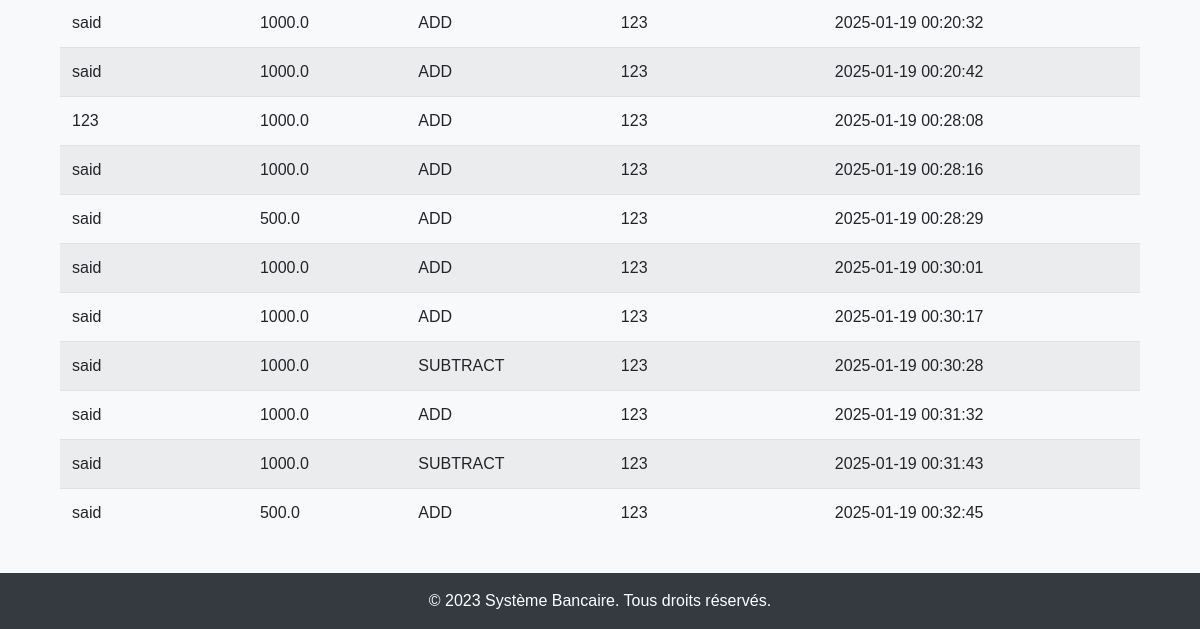
Page /admin/balance_history (signed in, lower part) on the earlier database version.
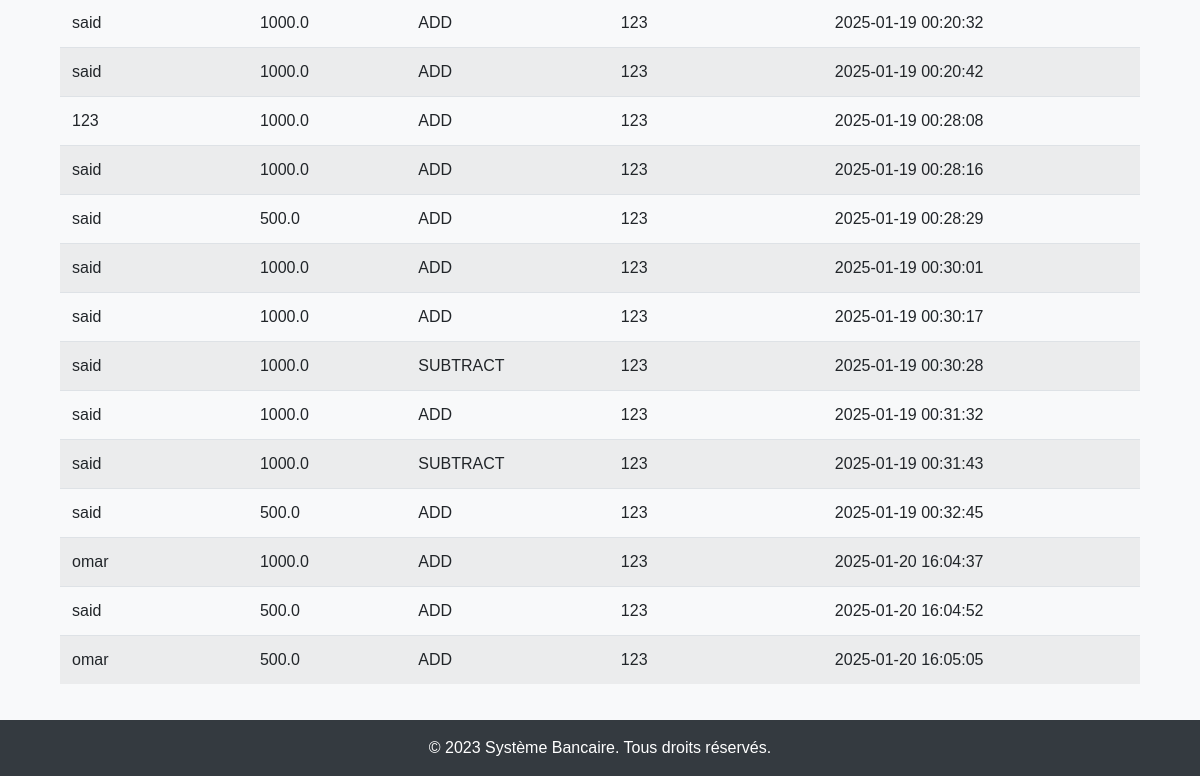
Same page on the later database version.
### tables this page shows
CREATE TABLE balance_history (
                id INTEGER PRIMARY KEY AUTOINCREMENT,
                user_id INTEGER NOT NULL,
                amount REAL NOT NULL,
                action TEXT NOT NULL CHECK(action IN ('ADD', 'SUBTRACT')),
                performed_by INTEGER NOT NULL,  -- ID de l'admin ou de l'employé qui a effectué l'opération
                timestamp DATETIME DEFAULT CURRENT_TIMESTAMP, requires_approval BOOLEAN DEFAULT FALSE,
                FOREIGN KEY (user_id) REFERENCES users (id),
                FOREIGN KEY (performed_by) REFERENCES users (id)
            );

CREATE TABLE users (
                id INTEGER PRIMARY KEY AUTOINCREMENT,
                username TEXT NOT NULL UNIQUE,
                password TEXT NOT NULL,
                full_name TEXT NOT NULL,
                role TEXT NOT NULL CHECK(role IN ('ADMIN', 'USER', 'EMPLOYEE')),
                balance REAL DEFAULT 0
            , last_balance_update DATE);

### app.py (the view)
@app.route('/admin/balance_history')
@role_required('ADMIN')
def admin_balance_history():
    with sqlite3.connect(DATABASE) as conn:
        conn.row_factory = sqlite3.Row  # Convertir les tuples en dictionnaires
        cursor = conn.cursor()
        cursor.execute('''
            SELECT bh.*, u.username as user_name, p.username as performed_by_name
            FROM balance_history bh
            JOIN users u ON bh.user_id = u.id
            JOIN users p ON bh.performed_by = p.id
        ''')
        history = cursor.fetchall()
    print("Données récupérées :", history)
    return render_template("balance_history.html", history=history)

### app.py (called while the page is built)
def role_required(role):
    def decorator(f):
        @wraps(f)
        def decorated_function(*args, **kwargs):
            if not session.get('user_id'):
                return redirect(url_for('login'))
            with sqlite3.connect(DATABASE, timeout=10) as conn:
                cursor = conn.cursor()
                cursor.execute('SELECT role FROM users WHERE id = ?', (session['user_id'],))
                user_role = cursor.fetchone()[0]
                if user_role != role:
                    flash('Accès refusé.', 'error')
                    return redirect(url_for('index'))
            return f(*args, **kwargs)
        return decorated_function
    return decorator

### templates/balance_history.html (shortened to what this page needs)
{% extends "base.html" %}
{% block content %}
<div class="container">
    <div class="table-responsive">
        <table class="table table-striped">
            <tbody>
                {% for entry in history %}
                <tr>
                    <td>{{ entry['user_name'] }}</td>
                    <td>{{ entry['amount'] }}</td>
                    <td>{{ entry['action'] }}</td>
                    <td>{{ entry['performed_by_name'] }}</td>
                    <td>{{ entry['timestamp'] }}</td>
                </tr>
                {% endfor %}
            </tbody>
        </table>
    </div>
</div>
{% endblock %}

### templates/base.html (shortened to what this page needs)
<!DOCTYPE html>
<html lang="fr">
<head>
    <link rel="stylesheet" href="https://stackpath.bootstrapcdn.com/bootstrap/4.5.2/css/bootstrap.min.css">
    <link rel="stylesheet" href="{{ url_for('static', filename='css/styles.css') }}">
    <link rel="stylesheet" href="https://cdnjs.cloudflare.com/ajax/libs/font-awesome/6.0.0/css/all.min.css">
</head>
<body class="d-flex flex-column min-vh-100">
    <main class="flex-grow-1">
        <div class="container">
            {% block content %}{% endblock %}
        </div>
    </main>
    <footer class="footer mt-auto py-3 bg-dark text-white">
        <div class="container text-center">
            <span>&copy; 2023 Système Bancaire. Tous droits réservés.</span>
        </div>
    </footer>
</body>
</html>

### static/css/styles.css (style rules this page uses)
html, body { margin: 0; padding: 0; height: 100%; font-family: "Arial", sans-serif; background-color: #f8f9fa; }
body { display: flex; flex-direction: column; min-height: 100vh; }
main { flex: 1; padding: 20px 0; }
footer { flex-shrink: 0; background-color: #343a40; color: white; text-align: center; padding: 20px 0; margin-top: auto; }

Differences in the rows shown:
added balance_history: user_name "omar", amount "1000.0", action "ADD", performed_by_name "123", timestamp "2025-01-20 16:04:37"
added balance_history: user_name "said", amount "500.0", action "ADD", performed_by_name "123", timestamp "2025-01-20 16:04:52"
added balance_history: user_name "omar", amount "500.0", action "ADD", performed_by_name "123", timestamp "2025-01-20 16:05:05"
